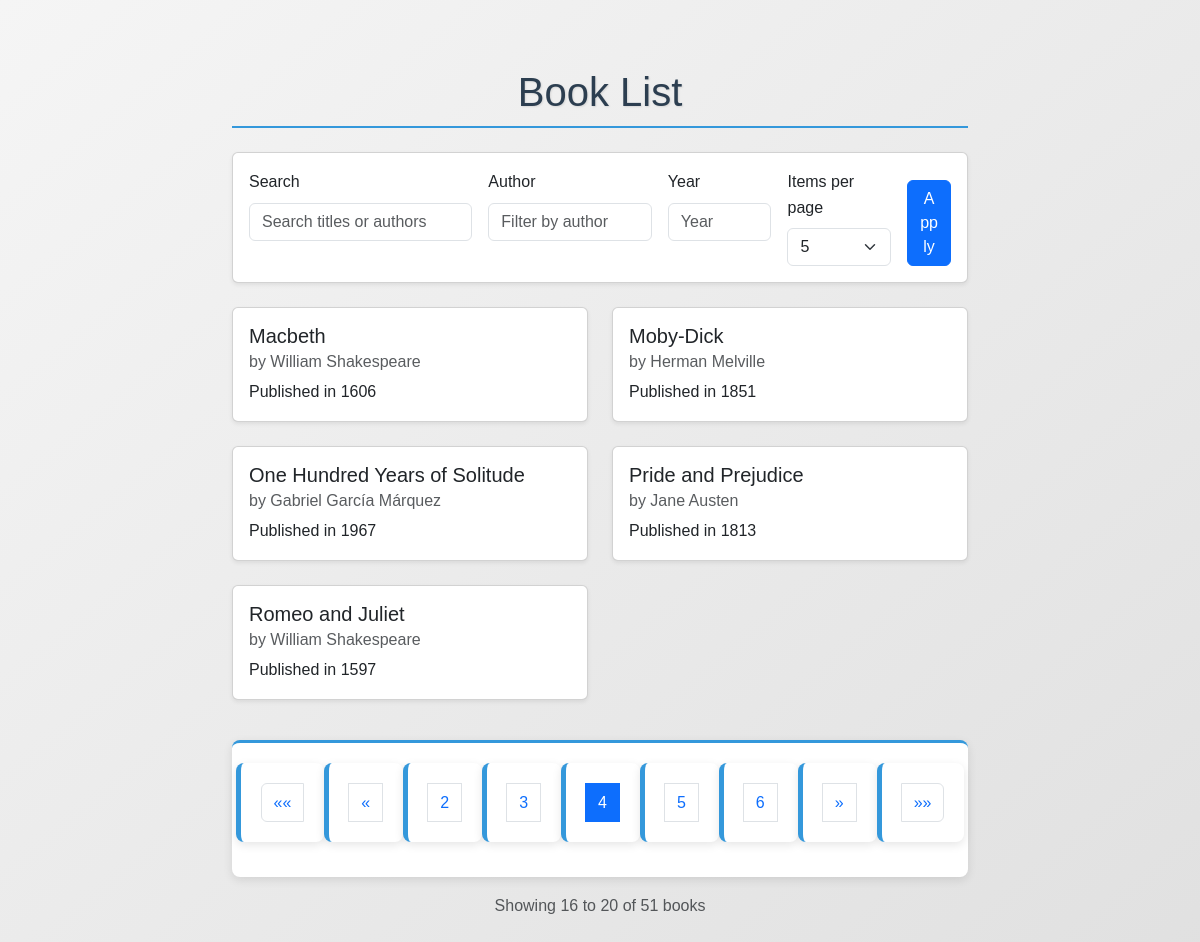
/books/?page=4&search=&author=&year=&per_page=5, run on the app's committed database.
### books/models.py (models this page shows, shortened)
class Book(models.Model):
    title = models.CharField(max_length=200)
    author = models.CharField(max_length=100)
    published_year = models.IntegerField()

### books/views.py (the view)
# urls.py: path('books/', book_list, name='book_list'),
def book_list(request):
    search_query = request.GET.get('search', '')
    author_filter = request.GET.get('author', '')
    year_filter = request.GET.get('year', '')
    per_page = request.GET.get('per_page', 5)
    try:
        per_page = int(per_page)
    except ValueError:
        per_page = 5
    books = Book.objects.all().order_by('title')
    if search_query:
        books = books.filter(
            Q(title__icontains=search_query) |
            Q(author__icontains=search_query)
        )
    if author_filter:
        books = books.filter(author__icontains=author_filter)
    if year_filter:
        try:
            year = int(year_filter)
            books = books.filter(published_year=year)
        except ValueError:
            pass
    paginator = Paginator(books, per_page)
    page_number = request.GET.get('page')
    page_obj = paginator.get_page(page_number)
    context = {
        'page_obj': page_obj,
        'search_query': search_query,
        'author_filter': author_filter,
        'year_filter': year_filter,
        'per_page': per_page,
        'per_page_options': [5, 10, 20, 50],
    }
    return render(request, 'books/book_list.html', context)

### books/templates/books/book_list.html (shortened to what this page needs)
<!DOCTYPE html>
<html lang="en">
<head>
    {% load static %}
    <link href="https://cdn.jsdelivr.net/npm/bootstrap@5.3.0-alpha1/dist/css/bootstrap.min.css" rel="stylesheet">
    <link rel="stylesheet" href="{% static 'css/styles.css' %}">
</head>
<body class="bg-light">
    <div class="container py-5">
        <h1 class="text-center mb-4">Book List</h1>
        <div class="card mb-4 shadow-sm">
            <div class="card-body">
                <form method="get" class="row g-3">
                    <div class="col-md-4">
                        <label for="search" class="form-label">Search</label>
                        <input type="text" class="form-control" id="search" name="search"
                               value="{{ search_query }}" placeholder="Search titles or authors">
                    </div>
                    <div class="col-md-3">
                        <label for="author" class="form-label">Author</label>
                        <input type="text" class="form-control" id="author" name="author"
                               value="{{ author_filter }}" placeholder="Filter by author">
                    </div>
                    <div class="col-md-2">
                        <label for="year" class="form-label">Year</label>
                        <input type="number" class="form-control" id="year" name="year"
                               value="{{ year_filter }}" placeholder="Year">
                    </div>
                    <div class="col-md-2">
                        <label for="per_page" class="form-label">Items per page</label>
                        <select class="form-select" id="per_page" name="per_page">
                            {% for option in per_page_options %}
                                <option value="{{ option }}" {% if per_page == option %}selected{% endif %}>
                                    {{ option }}
                                </option>
                            {% endfor %}
                        </select>
                    </div>
                    <div class="col-md-1 d-flex align-items-end">
                        <button type="submit" class="btn btn-primary w-100">Apply</button>
                    </div>
                </form>
            </div>
        </div>
        <div class="row row-cols-1 row-cols-md-2 g-4 mb-4">
            {% for book in page_obj %}
                <div class="col">
                    <div class="card h-100 shadow-sm">
                        <div class="card-body">
                            <h5 class="card-title">{{ book.title }}</h5>
                            <h6 class="card-subtitle mb-2 text-muted">by {{ book.author }}</h6>
                            <p class="card-text">Published in {{ book.published_year }}</p>
                        </div>
                    </div>
                </div>
            {% empty %}
                <div class="col-12 text-center">
                    <p class="text-muted">No books found matching your criteria.</p>
                </div>
            {% endfor %}
        </div>
        {% if page_obj.paginator.num_pages > 1 %}
        <nav aria-label="Book pagination">
            <ul class="pagination justify-content-center">
                {% if page_obj.has_previous %}
                    <li class="page-item">
                        <a class="page-link" href="?page=1&search={{ search_query }}&author={{ author_filter }}&year={{ year_filter }}&per_page={{ per_page }}" aria-label="First">
                            <span aria-hidden="true">&laquo;&laquo;</span>
                        </a>
                    </li>
                    <li class="page-item">
                        <a class="page-link" href="?page={{ page_obj.previous_page_number }}&search={{ search_query }}&author={{ author_filter }}&year={{ year_filter }}&per_page={{ per_page }}" aria-label="Previous">
                            <span aria-hidden="true">&laquo;</span>
                        </a>
                    </li>
                {% endif %}
                {% for i in page_obj.paginator.page_range %}
                    {% if page_obj.number == i %}
                        <li class="page-item active"><a class="page-link" href="#">{{ i }}</a></li>
                    {% elif i > page_obj.number|add:'-3' and i < page_obj.number|add:'3' %}
                        <li class="page-item">
                            <a class="page-link" href="?page={{ i }}&search={{ search_query }}&author={{ author_filter }}&year={{ year_filter }}&per_page={{ per_page }}">{{ i }}</a>
                        </li>
                    {% endif %}
                {% endfor %}
                {% if page_obj.has_next %}
                    <li class="page-item">
                        <a class="page-link" href="?page={{ page_obj.next_page_number }}&search={{ search_query }}&author={{ author_filter }}&year={{ year_filter }}&per_page={{ per_page }}" aria-label="Next">
                            <span aria-hidden="true">&raquo;</span>
                        </a>
                    </li>
                    <li class="page-item">
                        <a class="page-link" href="?page={{ page_obj.paginator.num_pages }}&search={{ search_query }}&author={{ author_filter }}&year={{ year_filter }}&per_page={{ per_page }}" aria-label="Last">
                            <span aria-hidden="true">&raquo;&raquo;</span>
                        </a>
                    </li>
                {% endif %}
            </ul>
        </nav>
        {% endif %}
        <div class="text-center mt-3">
            <p class="text-muted">
                Showing {{ page_obj.start_index }} to {{ page_obj.end_index }} of
                {{ page_obj.paginator.count }} books
            </p>
        </div>
    </div>
</body>
</html>

### books/static/css/styles.css (style rules this page uses)
body { font-family: 'Arial', sans-serif; line-height: 1.6; color: #333; max-width: 800px; margin: 0 auto; padding: 20px; background-color: #f5f5f5; background-image: linear-gradient(to bottom right, #f5f5f5, #e0e0e0); min-height: 100vh; }
h1 { color: #2c3e50; text-align: center; margin-bottom: 30px; padding-bottom: 10px; border-bottom: 2px solid #3498db; text-shadow: 1px 1px 2px rgba(0,0,0,0.1); font-size: 2.5rem; }
ul { list-style-type: none; padding: 0; }
li { background-color: white; margin-bottom: 15px; padding: 20px; border-radius: 8px; box-shadow: 0 3px 10px rgba(0,0,0,0.1); transition: all 0.3s ease; border-left: 5px solid #3498db; }
li { position: relative; }
li::after { content: attr(title); position: absolute; top: 5px; right: 10px; font-size: 0.8rem; color: #7f8c8d; }
.pagination { margin-top: 40px; text-align: center; padding: 20px; background-color: white; border-radius: 8px; box-shadow: 0 3px 10px rgba(0,0,0,0.1); border-top: 3px solid #3498db; }

### books/templates/books/book_list.html (style rules this page uses)
.card { transition: transform 0.3s; }

### data on the page
Book: title "Macbeth", author "William Shakespeare", published_year "1606"
Book: title "Moby-Dick", author "Herman Melville", published_year "1851"
Book: title "One Hundred Years of Solitude", author "Gabriel García Márquez", published_year "1967"
Book: title "Pride and Prejudice", author "Jane Austen", published_year "1813"
Book: title "Romeo and Juliet", author "William Shakespeare", published_year "1597"

### other printed values
{{ i }} "2" "3" "5" "6"
{{ i }} "4"
{{ page_obj.start_index }} "16"
{{ page_obj.end_index }} "20"
{{ page_obj.paginator.count }} "51"
form field per_page "5"
